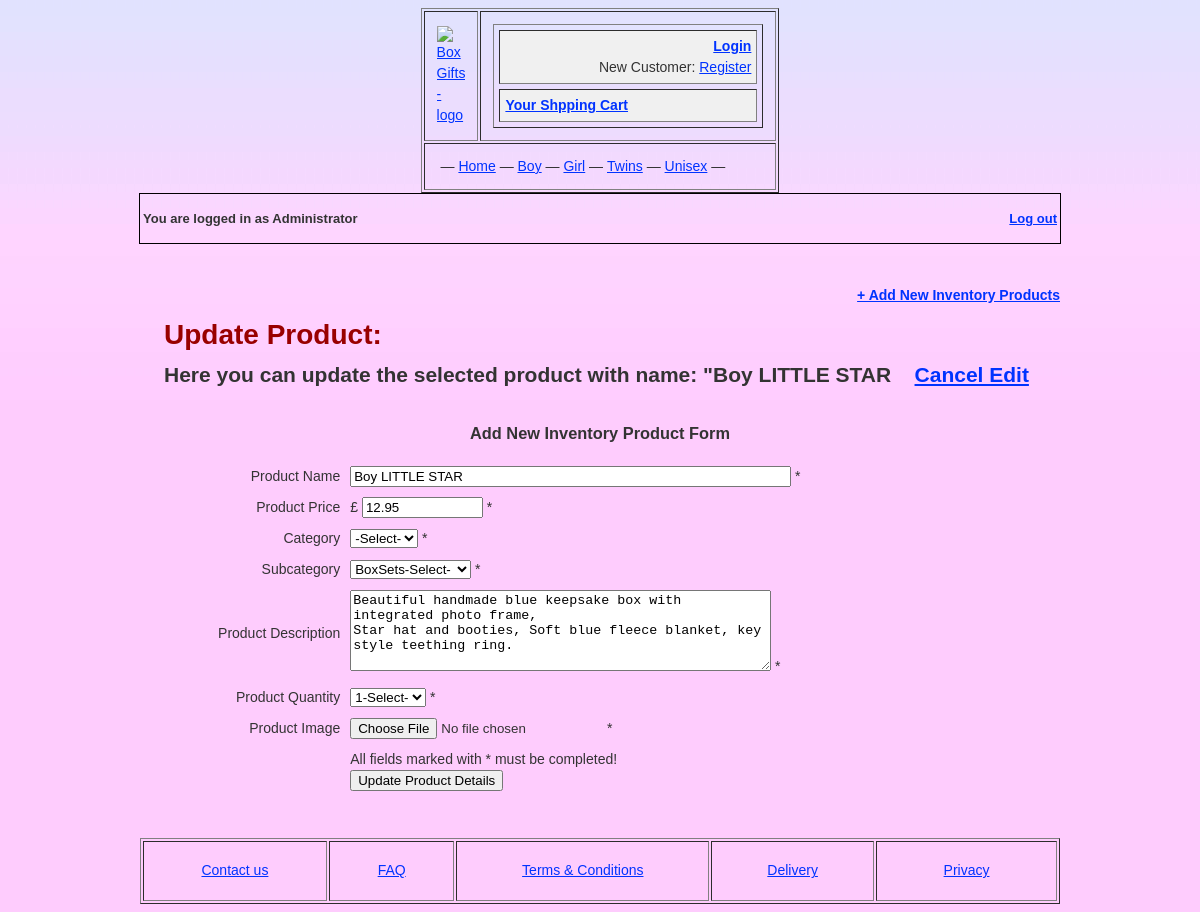
The app's page /admin/inventory_edit.php?pid=1 (signed in), older data.
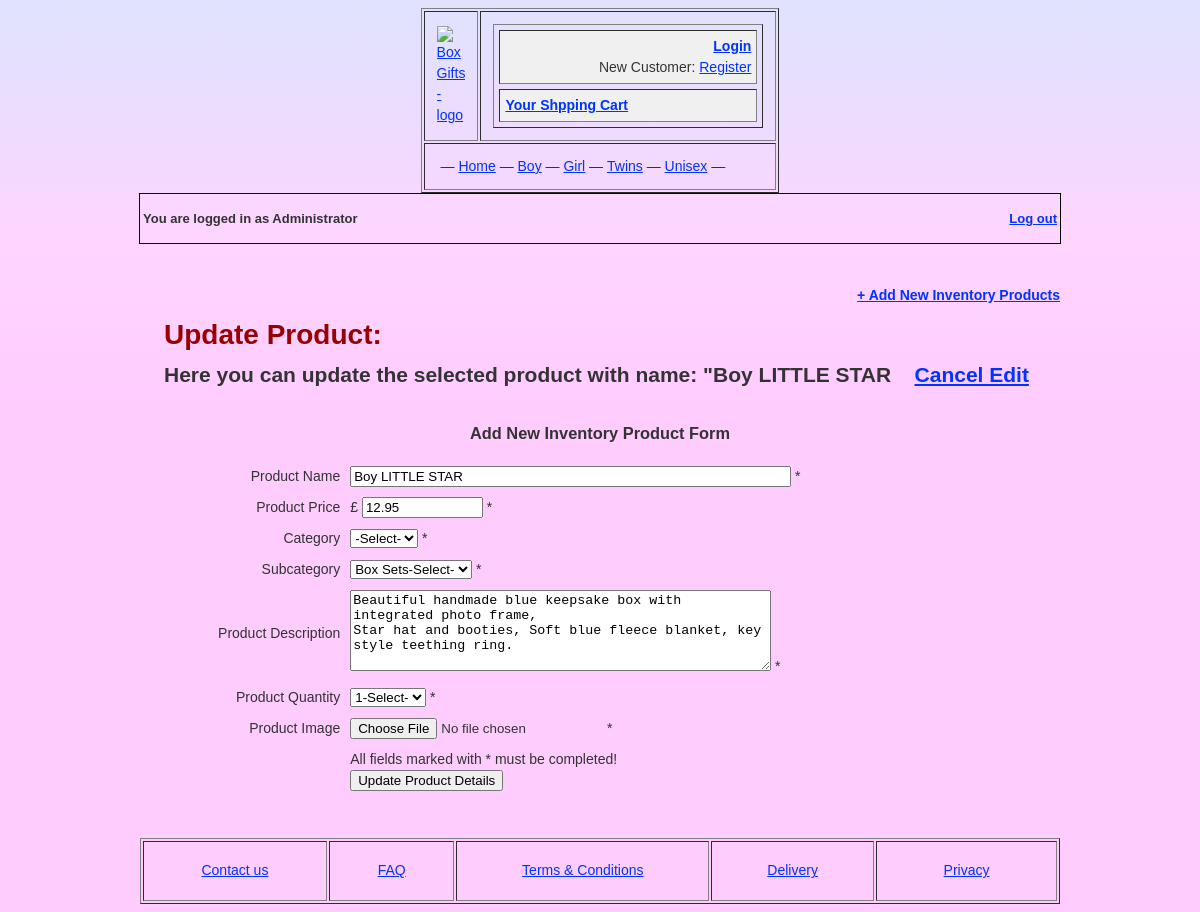
The same page, newer data.
### tables this page shows
CREATE TABLE products(
    id BIGINT NOT NULL AUTO_INCREMENT PRIMARY KEY,
    productName VARCHAR(255) NOT NULL UNIQUE KEY,
	productPrice FLOAT NOT NULL,
    productCategory VARCHAR(100) NOT NULL,
	productSubcategory VARCHAR(100) NOT NULL,
    productDescription TEXT,
    productQuantity BIGINT NOT NULL,
    productDateAdded DATE NOT NULL,
    INDEX (id, productName)
    );

### store/storescripts/mysql.inc.php (called while the page is built, shortened)
<?php
function connect()
{
$db_Link = mysql_connect(DB_HOST, DB_USER, DB_PASS) or die ('Cannot connect to the MySQL Server. Please go and check your username, password and database parameters in your configuration file.');
return $db_Link;
}
function query($query)
{
if(!isset($db_Link))
$db_Link = connect();
$result = mysql_query($query, $db_Link) or die('Error: ' . mysql_error());
$lastInsertID = mysql_insert_id($db_Link);
$returnArray = array();
$i=0;
while ($row = mysql_fetch_array($result, MYSQL_BOTH))
if ($row)
$returnArray[$i++]=$row;
return $returnArray;
}
?>

### admin/inventory_edit.php (the view, shortened to what this page needs)
<?php
if (isset($_GET['pid'])){
$targetID = $_GET['pid'];
$sql = "SELECT * FROM products WHERE id='$targetID'";
$res = query($sql);
if($res) {
foreach ($res as $row) {
		$productName = $row["productName"];
		$productPrice = $row["productPrice"];
		$productSubcategory = $row["productSubcategory"];
		$productDescription = $row["productDescription"];
		$productQuantity = $row["productQuantity"];
}
}else{
	echo"Error - the item does not exist in the systme. You should't see this message at all if product is already on the system.";
	exit();
}
}
?>
<!DOCTYPE HTML>
<html>
<head>
<link rel="stylesheet" href="../css/mainStyle.css" type="text/css" media="screen">
</head>
<body>
<div align="center" id="mainWraper">
  <?php include_once("../store/template_header.php");?>
    <div align="left"; style="margin-right: 24px; width: 920px; margin-left:auto; margin-right:auto; border: 1px solid #000;">
    <table align="center" width="920px" border="0">
  <tr>
    <td width="802" align="left"><h1 style="font-size: 13px;">You are logged in as Administrator</h1></td>
    <td width="108" align="right"><h2 style="font-size: 13px;"> <a href="../store/storescripts/logout.php">Log out</a></h2></td>
  </tr>
</table>
  </div>
	<div id="pageContent" style="width:920px;"><br/>
    <div align="right" style="padding-right:120px; padding-top: 20px; margin-left:auto; margin-right:auto; width:920px"><a href="inventory_list.php#inventoryForm"><strong>+ Add New Inventory Products</strong></a></div>
   	 <div align="left"; style="padding-left: 24px; width:920px; margin-left:auto; margin-right:auto;">
       <h1 style="text-align:left; color:#900;">Update Product:</h1>
       <h2>Here you can update the selected product with name: "<?php echo $productName;?>&nbsp;&nbsp;&nbsp;&nbsp;<a href="inventory_list.php"><strong>Cancel Edit</strong></a><br/><br/></h2>
</div>
     <h3>Add New Inventory Product Form</h3>
     <form action="inventory_edit.php?pid=<?php echo $targetID; ?>" enctype="multipart/form-data" name="myForm" id="myForm" method="POST">
     <table width="920px" border="0" cellspacing="0" cellpadding="5">
       <tr>
         <td align="right">Product Name</td>
         <td><label>
         <input name="productName" type="text" id="productName" size="52" value="<?php echo $productName;?>"/>
         </label>*</td>
       </tr>
       <tr>
         <td align="right">Product Price</td>
         <td><label>
         £
         <input name="productPrice" type="text" id="textfield" size="12" value="<?php echo $productPrice;?>"/>
         </label>*</td>
       </tr>
       <tr>
         <td align="right">Category</td>
         <td><label>
         <select name="productCategory" id="category">
         <option value="">-Select-</option>
         </select>
         </label>*</td>
       </tr>
       <tr>
         <td align="right">Subcategory</td>
         <td><label>
         <select name="productSubcategory" id="subcategory">
         <option value="<?php echo $productSubcategory;?>"><?php echo $productSubcategory;?>-Select-</option>
         </select>
         </label>*</td>
       </tr>
       <tr>
         <td align="right">Product Description</td>
         <td><label>
         <textarea name="productDescription" id="description" cols="50" rows="5"><?php echo $productDescription;?></textarea>
         </label>*</td>
       </tr>
       <td align="right">Product Quantity</td>
         <td><label>
         <select name="productQuantity" id="quantity">
         <option value="<?php echo $productQuantity;?>"><?php echo $productQuantity;?>-Select-</option>
         </select>
         </label>*</td>
       <tr>
         <td align="right">Product Image</td>
         <td><label>
         <input type="file" name="fileField" id="fileField"/>
         </label>*</td>
       </tr>
       <tr>
         <td>&nbsp;</td>
         <td><label>All fields marked with * must be completed!<br/>
         <input type="submit" name="button" id="button" value="Update Product Details"/>
         </label></td>
       </tr>
     </table>
     </form>
     <br/>
     <br/>
  </div>
<?php include_once("../store/template_footer.php");?>
</div>
</body>
</html>

Row changes from the older to the newer data that the page shows:
changed products "Boy LITTLE STAR": productSubcategory "BoxSets-Select-" → "Box Sets-Select-"
